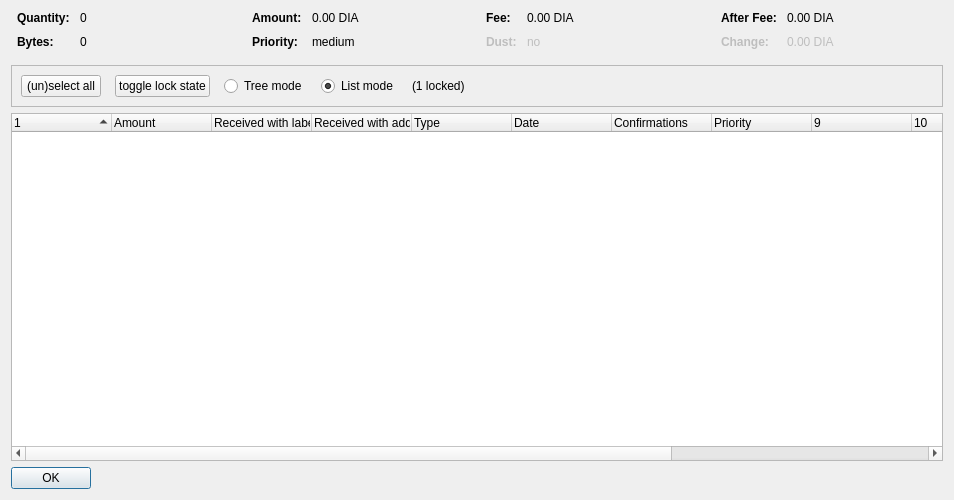
<?xml version="1.0" encoding="UTF-8"?>
<ui version="4.0">
 <class>CoinControlDialog</class>
 <widget class="QDialog" name="CoinControlDialog">
  <property name="geometry">
   <rect>
    <x>0</x>
    <y>0</y>
    <width>954</width>
    <height>500</height>
   </rect>
  </property>
  <property name="windowTitle">
   <string>Coin Selection</string>
  </property>
  <layout class="QVBoxLayout" name="verticalLayout">
   <item>
    <layout class="QHBoxLayout" name="horizontalLayoutTop" stretch="0,0,0,0">
     <property name="topMargin">
      <number>0</number>
     </property>
     <property name="bottomMargin">
      <number>10</number>
     </property>
     <item>
      <layout class="QFormLayout" name="formLayoutCoinControl1">
       <property name="horizontalSpacing">
        <number>10</number>
       </property>
       <property name="verticalSpacing">
        <number>10</number>
       </property>
       <property name="leftMargin">
        <number>6</number>
       </property>
       <property name="rightMargin">
        <number>6</number>
       </property>
       <item row="0" column="0">
        <widget class="QLabel" name="labelCoinControlQuantityText">
         <property name="font">
          <font>
           <weight>75</weight>
           <bold>true</bold>
          </font>
         </property>
         <property name="text">
          <string>Quantity:</string>
         </property>
        </widget>
       </item>
       <item row="0" column="1">
        <widget class="QLabel" name="labelCoinControlQuantity">
         <property name="cursor">
          <cursorShape>IBeamCursor</cursorShape>
         </property>
         <property name="contextMenuPolicy">
          <enum>Qt::ActionsContextMenu</enum>
         </property>
         <property name="text">
          <string notr="true">0</string>
         </property>
         <property name="textInteractionFlags">
          <set>Qt::LinksAccessibleByMouse|Qt::TextSelectableByKeyboard|Qt::TextSelectableByMouse</set>
         </property>
        </widget>
       </item>
       <item row="1" column="0">
        <widget class="QLabel" name="labelCoinControlBytesText">
         <property name="font">
          <font>
           <weight>75</weight>
           <bold>true</bold>
          </font>
         </property>
         <property name="text">
          <string>Bytes:</string>
         </property>
        </widget>
       </item>
       <item row="1" column="1">
        <widget class="QLabel" name="labelCoinControlBytes">
         <property name="cursor">
          <cursorShape>IBeamCursor</cursorShape>
         </property>
         <property name="contextMenuPolicy">
          <enum>Qt::ActionsContextMenu</enum>
         </property>
         <property name="text">
          <string notr="true">0</string>
         </property>
         <property name="textInteractionFlags">
          <set>Qt::LinksAccessibleByMouse|Qt::TextSelectableByKeyboard|Qt::TextSelectableByMouse</set>
         </property>
        </widget>
       </item>
      </layout>
     </item>
     <item>
      <layout class="QFormLayout" name="formLayoutCoinControl2">
       <property name="horizontalSpacing">
        <number>10</number>
       </property>
       <property name="verticalSpacing">
        <number>10</number>
       </property>
       <property name="leftMargin">
        <number>6</number>
       </property>
       <property name="rightMargin">
        <number>6</number>
       </property>
       <item row="0" column="0">
        <widget class="QLabel" name="labelCoinControlAmountText">
         <property name="font">
          <font>
           <weight>75</weight>
           <bold>true</bold>
          </font>
         </property>
         <property name="text">
          <string>Amount:</string>
         </property>
        </widget>
       </item>
       <item row="0" column="1">
        <widget class="QLabel" name="labelCoinControlAmount">
         <property name="cursor">
          <cursorShape>IBeamCursor</cursorShape>
         </property>
         <property name="contextMenuPolicy">
          <enum>Qt::ActionsContextMenu</enum>
         </property>
         <property name="text">
          <string notr="true">0.00 DIA</string>
         </property>
         <property name="textInteractionFlags">
          <set>Qt::LinksAccessibleByMouse|Qt::TextSelectableByKeyboard|Qt::TextSelectableByMouse</set>
         </property>
        </widget>
       </item>
       <item row="1" column="0">
        <widget class="QLabel" name="labelCoinControlPriorityText">
         <property name="font">
          <font>
           <weight>75</weight>
           <bold>true</bold>
          </font>
         </property>
         <property name="text">
          <string>Priority:</string>
         </property>
        </widget>
       </item>
       <item row="1" column="1">
        <widget class="QLabel" name="labelCoinControlPriority">
         <property name="cursor">
          <cursorShape>IBeamCursor</cursorShape>
         </property>
         <property name="contextMenuPolicy">
          <enum>Qt::ActionsContextMenu</enum>
         </property>
         <property name="text">
          <string>medium</string>
         </property>
         <property name="textInteractionFlags">
          <set>Qt::LinksAccessibleByMouse|Qt::TextSelectableByKeyboard|Qt::TextSelectableByMouse</set>
         </property>
        </widget>
       </item>
      </layout>
     </item>
     <item>
      <layout class="QFormLayout" name="formLayoutCoinControl3">
       <property name="horizontalSpacing">
        <number>10</number>
       </property>
       <property name="verticalSpacing">
        <number>10</number>
       </property>
       <property name="leftMargin">
        <number>6</number>
       </property>
       <property name="rightMargin">
        <number>6</number>
       </property>
       <item row="0" column="0">
        <widget class="QLabel" name="labelCoinControlFeeText">
         <property name="font">
          <font>
           <weight>75</weight>
           <bold>true</bold>
          </font>
         </property>
         <property name="text">
          <string>Fee:</string>
         </property>
        </widget>
       </item>
       <item row="0" column="1">
        <widget class="QLabel" name="labelCoinControlFee">
         <property name="cursor">
          <cursorShape>IBeamCursor</cursorShape>
         </property>
         <property name="contextMenuPolicy">
          <enum>Qt::ActionsContextMenu</enum>
         </property>
         <property name="text">
          <string notr="true">0.00 DIA</string>
         </property>
         <property name="textInteractionFlags">
          <set>Qt::LinksAccessibleByMouse|Qt::TextSelectableByKeyboard|Qt::TextSelectableByMouse</set>
         </property>
        </widget>
       </item>
       <item row="1" column="0">
        <widget class="QLabel" name="labelCoinControlLowOutputText">
         <property name="enabled">
          <bool>false</bool>
         </property>
         <property name="font">
          <font>
           <weight>75</weight>
           <bold>true</bold>
          </font>
         </property>
         <property name="text">
          <string>Dust:</string>
         </property>
        </widget>
       </item>
       <item row="1" column="1">
        <widget class="QLabel" name="labelCoinControlLowOutput">
         <property name="enabled">
          <bool>false</bool>
         </property>
         <property name="cursor">
          <cursorShape>IBeamCursor</cursorShape>
         </property>
         <property name="contextMenuPolicy">
          <enum>Qt::ActionsContextMenu</enum>
         </property>
         <property name="text">
          <string>no</string>
         </property>
         <property name="textInteractionFlags">
          <set>Qt::LinksAccessibleByMouse|Qt::TextSelectableByKeyboard|Qt::TextSelectableByMouse</set>
         </property>
        </widget>
       </item>
      </layout>
     </item>
     <item>
      <layout class="QFormLayout" name="formLayoutCoinControl4">
       <property name="horizontalSpacing">
        <number>10</number>
       </property>
       <property name="verticalSpacing">
        <number>10</number>
       </property>
       <property name="leftMargin">
        <number>6</number>
       </property>
       <property name="rightMargin">
        <number>6</number>
       </property>
       <item row="0" column="0">
        <widget class="QLabel" name="labelCoinControlAfterFeeText">
         <property name="font">
          <font>
           <weight>75</weight>
           <bold>true</bold>
          </font>
         </property>
         <property name="text">
          <string>After Fee:</string>
         </property>
        </widget>
       </item>
       <item row="0" column="1">
        <widget class="QLabel" name="labelCoinControlAfterFee">
         <property name="cursor">
          <cursorShape>IBeamCursor</cursorShape>
         </property>
         <property name="contextMenuPolicy">
          <enum>Qt::ActionsContextMenu</enum>
         </property>
         <property name="text">
          <string notr="true">0.00 DIA</string>
         </property>
         <property name="textInteractionFlags">
          <set>Qt::LinksAccessibleByMouse|Qt::TextSelectableByKeyboard|Qt::TextSelectableByMouse</set>
         </property>
        </widget>
       </item>
       <item row="1" column="0">
        <widget class="QLabel" name="labelCoinControlChangeText">
         <property name="enabled">
          <bool>false</bool>
         </property>
         <property name="font">
          <font>
           <weight>75</weight>
           <bold>true</bold>
          </font>
         </property>
         <property name="text">
          <string>Change:</string>
         </property>
        </widget>
       </item>
       <item row="1" column="1">
        <widget class="QLabel" name="labelCoinControlChange">
         <property name="enabled">
          <bool>false</bool>
         </property>
         <property name="cursor">
          <cursorShape>IBeamCursor</cursorShape>
         </property>
         <property name="contextMenuPolicy">
          <enum>Qt::ActionsContextMenu</enum>
         </property>
         <property name="text">
          <string notr="true">0.00 DIA</string>
         </property>
         <property name="textInteractionFlags">
          <set>Qt::LinksAccessibleByMouse|Qt::TextSelectableByKeyboard|Qt::TextSelectableByMouse</set>
         </property>
        </widget>
       </item>
      </layout>
     </item>
    </layout>
   </item>
   <item>
    <widget class="QFrame" name="frame">
     <property name="minimumSize">
      <size>
       <width>0</width>
       <height>40</height>
      </size>
     </property>
     <property name="frameShape">
      <enum>QFrame::StyledPanel</enum>
     </property>
     <property name="frameShadow">
      <enum>QFrame::Sunken</enum>
     </property>
     <layout class="QHBoxLayout" name="horizontalLayout">
      <item>
       <layout class="QHBoxLayout" name="horizontalLayoutPanel" stretch="0,0,0,0,0,0">
        <property name="spacing">
         <number>14</number>
        </property>
        <item>
         <widget class="QPushButton" name="pushButtonSelectAll">
          <property name="sizePolicy">
           <sizepolicy hsizetype="Maximum" vsizetype="Fixed">
            <horstretch>0</horstretch>
            <verstretch>0</verstretch>
           </sizepolicy>
          </property>
          <property name="text">
           <string>(un)select all</string>
          </property>
          <property name="autoDefault">
           <bool>false</bool>
          </property>
         </widget>
        </item>
        <item>
         <widget class="QPushButton" name="pushButtonToggleLock">
          <property name="sizePolicy">
           <sizepolicy hsizetype="Maximum" vsizetype="Fixed">
            <horstretch>0</horstretch>
            <verstretch>0</verstretch>
           </sizepolicy>
          </property>
          <property name="text">
           <string>toggle lock state</string>
          </property>
          <property name="autoDefault">
           <bool>false</bool>
          </property>
         </widget>
        </item>
        <item>
         <widget class="QRadioButton" name="radioTreeMode">
          <property name="sizePolicy">
           <sizepolicy hsizetype="Maximum" vsizetype="Fixed">
            <horstretch>0</horstretch>
            <verstretch>0</verstretch>
           </sizepolicy>
          </property>
          <property name="text">
           <string>Tree mode</string>
          </property>
         </widget>
        </item>
        <item>
         <widget class="QRadioButton" name="radioListMode">
          <property name="sizePolicy">
           <sizepolicy hsizetype="Maximum" vsizetype="Fixed">
            <horstretch>0</horstretch>
            <verstretch>0</verstretch>
           </sizepolicy>
          </property>
          <property name="text">
           <string>List mode</string>
          </property>
          <property name="checked">
           <bool>true</bool>
          </property>
         </widget>
        </item>
        <item>
         <widget class="QLabel" name="labelLocked">
          <property name="text">
           <string>(1 locked)</string>
          </property>
         </widget>
        </item>
        <item>
         <spacer name="horizontalSpacer">
          <property name="orientation">
           <enum>Qt::Horizontal</enum>
          </property>
          <property name="sizeHint" stdset="0">
           <size>
            <width>40</width>
            <height>20</height>
           </size>
          </property>
         </spacer>
        </item>
       </layout>
      </item>
     </layout>
    </widget>
   </item>
   <item>
    <widget class="CoinControlTreeWidget" name="treeWidget">
     <property name="contextMenuPolicy">
      <enum>Qt::CustomContextMenu</enum>
     </property>
     <property name="sortingEnabled">
      <bool>false</bool>
     </property>
     <property name="columnCount">
      <number>13</number>
     </property>
     <attribute name="headerShowSortIndicator" stdset="0">
      <bool>true</bool>
     </attribute>
     <attribute name="headerStretchLastSection">
      <bool>false</bool>
     </attribute>
     <column>
      <property name="text">
       <string/>
      </property>
     </column>
     <column>
      <property name="text">
       <string>Amount</string>
      </property>
     </column>
     <column>
      <property name="text">
       <string>Received with label</string>
      </property>
     </column>
     <column>
      <property name="text">
       <string>Received with address</string>
      </property>
     </column>
     <column>
      <property name="text">
	<string>Type</string>
      </property>
     </column>
     <column>
      <property name="text">	 
       <string>Date</string>
      </property>
     </column>
     <column>
      <property name="text">
       <string>Confirmations</string>
      </property>
      <property name="toolTip">
       <string>Confirmed</string>
      </property>
     </column>
     <column>
      <property name="text">
       <string>Priority</string>
      </property>
     </column>
     <column>
      <property name="text">
       <string/>
      </property>
     </column>
     <column>
      <property name="text">
       <string/>
      </property>
     </column>
     <column>
      <property name="text">
       <string/>
      </property>
     </column>
     <column>
      <property name="text">
       <string/>
      </property>
     </column>
     <column>
      <property name="text">
       <string/>
      </property>
     </column>
    </widget>
   </item>
   <item>
    <widget class="QDialogButtonBox" name="buttonBox">
     <property name="sizePolicy">
      <sizepolicy hsizetype="Maximum" vsizetype="Fixed">
       <horstretch>0</horstretch>
       <verstretch>0</verstretch>
      </sizepolicy>
     </property>
     <property name="orientation">
      <enum>Qt::Horizontal</enum>
     </property>
     <property name="standardButtons">
      <set>QDialogButtonBox::Ok</set>
     </property>
    </widget>
   </item>
  </layout>
 </widget>
 <customwidgets>
  <customwidget>
   <class>CoinControlTreeWidget</class>
   <extends>QTreeWidget</extends>
   <header>coincontroltreewidget.h</header>
  </customwidget>
 </customwidgets>
 <resources/>
 <connections/>
</ui>
